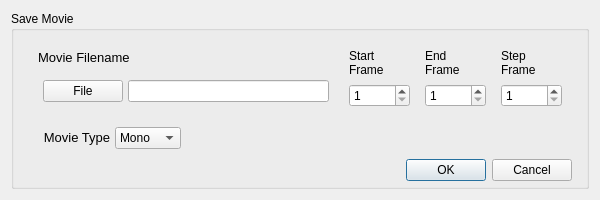
<?xml version="1.0" encoding="UTF-8"?>
<ui version="4.0">
 <class>SaveMovieDialog</class>
 <widget class="QDialog" name="SaveMovieDialog">
  <property name="geometry">
   <rect>
    <x>0</x>
    <y>0</y>
    <width>600</width>
    <height>200</height>
   </rect>
  </property>
  <property name="sizePolicy">
   <sizepolicy hsizetype="Expanding" vsizetype="Expanding">
    <horstretch>0</horstretch>
    <verstretch>0</verstretch>
   </sizepolicy>
  </property>
  <property name="windowTitle">
   <string>Save Movie</string>
  </property>
  <layout class="QGridLayout" name="gridLayout">
   <item row="0" column="0">
    <widget class="QGroupBox" name="groupBox">
     <property name="sizePolicy">
      <sizepolicy hsizetype="Expanding" vsizetype="Expanding">
       <horstretch>0</horstretch>
       <verstretch>0</verstretch>
      </sizepolicy>
     </property>
     <property name="title">
      <string>Save Movie</string>
     </property>
     <layout class="QGridLayout" name="gridLayout_2">
      <property name="topMargin">
       <number>0</number>
      </property>
      <property name="bottomMargin">
       <number>0</number>
      </property>
      <item row="0" column="0">
       <layout class="QVBoxLayout">
        <property name="spacing">
         <number>5</number>
        </property>
        <property name="margin">
         <number>5</number>
        </property>
        <item>
         <layout class="QHBoxLayout">
          <property name="spacing">
           <number>5</number>
          </property>
          <property name="margin">
           <number>5</number>
          </property>
          <item>
           <layout class="QVBoxLayout">
            <property name="spacing">
             <number>5</number>
            </property>
            <property name="margin">
             <number>5</number>
            </property>
            <item>
             <widget class="QLabel" name="label_3">
              <property name="text">
               <string>&lt;html&gt;&lt;head&gt;&lt;meta name=&quot;qrichtext&quot; content=&quot;1&quot; /&gt;&lt;style type=&quot;text/css&quot;&gt;
p, li { white-space: pre-wrap; }
&lt;/style&gt;&lt;/head&gt;&lt;body style=&quot; font-family:'MS Shell Dlg 2'; font-size:8.25pt; font-weight:400; font-style:normal;&quot;&gt;
&lt;p style=&quot; margin-top:0px; margin-bottom:0px; margin-left:0px; margin-right:0px; -qt-block-indent:0; text-indent:0px; font-size:8pt;&quot;&gt;&lt;span style=&quot; font-size:10pt;&quot;&gt;Movie Filename&lt;/span&gt;&lt;/p&gt;&lt;/body&gt;&lt;/html&gt;</string>
              </property>
             </widget>
            </item>
            <item>
             <layout class="QHBoxLayout">
              <property name="spacing">
               <number>5</number>
              </property>
              <property name="margin">
               <number>5</number>
              </property>
              <item>
               <widget class="QPushButton" name="m_file">
                <property name="sizePolicy">
                 <sizepolicy hsizetype="Minimum" vsizetype="Preferred">
                  <horstretch>0</horstretch>
                  <verstretch>0</verstretch>
                 </sizepolicy>
                </property>
                <property name="toolTip">
                 <string>&lt;html&gt;&lt;head&gt;&lt;meta name=&quot;qrichtext&quot; content=&quot;1&quot; /&gt;&lt;style type=&quot;text/css&quot;&gt;
p, li { white-space: pre-wrap; }
&lt;/style&gt;&lt;/head&gt;&lt;body style=&quot; font-family:'MS Shell Dlg 2'; font-size:8.25pt; font-weight:400; font-style:normal;&quot;&gt;
&lt;p style=&quot; margin-top:0px; margin-bottom:0px; margin-left:0px; margin-right:0px; -qt-block-indent:0; text-indent:0px;&quot;&gt;Click to select movie file name.&lt;/p&gt;&lt;/body&gt;&lt;/html&gt;</string>
                </property>
                <property name="whatsThis">
                 <string>&lt;html&gt;&lt;head&gt;&lt;meta name=&quot;qrichtext&quot; content=&quot;1&quot; /&gt;&lt;style type=&quot;text/css&quot;&gt;
p, li { white-space: pre-wrap; }
&lt;/style&gt;&lt;/head&gt;&lt;body style=&quot; font-family:'MS Shell Dlg 2'; font-size:8.25pt; font-weight:400; font-style:normal;&quot;&gt;
&lt;p style=&quot; margin-top:0px; margin-bottom:0px; margin-left:0px; margin-right:0px; -qt-block-indent:0; text-indent:0px; font-size:8pt;&quot;&gt;Select movie file name.  Possible movie formats are -&lt;/p&gt;
&lt;p style=&quot; margin-top:0px; margin-bottom:0px; margin-left:0px; margin-right:0px; -qt-block-indent:0; text-indent:0px; font-size:8pt;&quot;&gt;WMV movies on windows&lt;/p&gt;
&lt;p style=&quot; margin-top:0px; margin-bottom:0px; margin-left:0px; margin-right:0px; -qt-block-indent:0; text-indent:0px; font-size:8pt;&quot;&gt;MOV movies on Mac&lt;/p&gt;
&lt;p style=&quot; margin-top:0px; margin-bottom:0px; margin-left:0px; margin-right:0px; -qt-block-indent:0; text-indent:0px; font-size:8pt;&quot;&gt;MPG movies on Linux&lt;/p&gt;&lt;/body&gt;&lt;/html&gt;</string>
                </property>
                <property name="text">
                 <string>File</string>
                </property>
               </widget>
              </item>
              <item>
               <widget class="QLineEdit" name="m_fileName">
                <property name="sizePolicy">
                 <sizepolicy hsizetype="MinimumExpanding" vsizetype="Preferred">
                  <horstretch>0</horstretch>
                  <verstretch>0</verstretch>
                 </sizepolicy>
                </property>
                <property name="toolTip">
                 <string>&lt;html&gt;&lt;head&gt;&lt;meta name=&quot;qrichtext&quot; content=&quot;1&quot; /&gt;&lt;style type=&quot;text/css&quot;&gt;
p, li { white-space: pre-wrap; }
&lt;/style&gt;&lt;/head&gt;&lt;body style=&quot; font-family:'MS Shell Dlg 2'; font-size:8.25pt; font-weight:400; font-style:normal;&quot;&gt;
&lt;p style=&quot; margin-top:0px; margin-bottom:0px; margin-left:0px; margin-right:0px; -qt-block-indent:0; text-indent:0px;&quot;&gt;Movie file name.&lt;/p&gt;&lt;/body&gt;&lt;/html&gt;</string>
                </property>
                <property name="whatsThis">
                 <string>&lt;html&gt;&lt;head&gt;&lt;meta name=&quot;qrichtext&quot; content=&quot;1&quot; /&gt;&lt;style type=&quot;text/css&quot;&gt;
p, li { white-space: pre-wrap; }
&lt;/style&gt;&lt;/head&gt;&lt;body style=&quot; font-family:'MS Shell Dlg 2'; font-size:8.25pt; font-weight:400; font-style:normal;&quot;&gt;
&lt;p style=&quot; margin-top:0px; margin-bottom:0px; margin-left:0px; margin-right:0px; -qt-block-indent:0; text-indent:0px;&quot;&gt;Select movie file name.  Possible movie formats are -&lt;/p&gt;
&lt;p style=&quot; margin-top:0px; margin-bottom:0px; margin-left:0px; margin-right:0px; -qt-block-indent:0; text-indent:0px; font-size:8pt;&quot;&gt;WMV movies on windows&lt;/p&gt;
&lt;p style=&quot; margin-top:0px; margin-bottom:0px; margin-left:0px; margin-right:0px; -qt-block-indent:0; text-indent:0px; font-size:8pt;&quot;&gt;MOV movies on Mac&lt;/p&gt;
&lt;p style=&quot; margin-top:0px; margin-bottom:0px; margin-left:0px; margin-right:0px; -qt-block-indent:0; text-indent:0px; font-size:8pt;&quot;&gt;MPG movies on Linux&lt;/p&gt;&lt;/body&gt;&lt;/html&gt;</string>
                </property>
               </widget>
              </item>
             </layout>
            </item>
           </layout>
          </item>
          <item>
           <layout class="QVBoxLayout">
            <property name="spacing">
             <number>5</number>
            </property>
            <property name="margin">
             <number>5</number>
            </property>
            <item>
             <widget class="QLabel" name="label_4">
              <property name="text">
               <string>Start
Frame</string>
              </property>
             </widget>
            </item>
            <item>
             <widget class="QSpinBox" name="m_startFrame">
              <property name="toolTip">
               <string>&lt;html&gt;&lt;head&gt;&lt;meta name=&quot;qrichtext&quot; content=&quot;1&quot; /&gt;&lt;style type=&quot;text/css&quot;&gt;
p, li { white-space: pre-wrap; }
&lt;/style&gt;&lt;/head&gt;&lt;body style=&quot; font-family:'MS Shell Dlg 2'; font-size:8.25pt; font-weight:400; font-style:normal;&quot;&gt;
&lt;p style=&quot; margin-top:0px; margin-bottom:0px; margin-left:0px; margin-right:0px; -qt-block-indent:0; text-indent:0px;&quot;&gt;Start Frame Number&lt;/p&gt;&lt;/body&gt;&lt;/html&gt;</string>
              </property>
              <property name="minimum">
               <number>1</number>
              </property>
              <property name="maximum">
               <number>99999</number>
              </property>
             </widget>
            </item>
           </layout>
          </item>
          <item>
           <layout class="QVBoxLayout">
            <property name="spacing">
             <number>5</number>
            </property>
            <property name="margin">
             <number>5</number>
            </property>
            <item>
             <widget class="QLabel" name="label_2">
              <property name="text">
               <string>End
Frame</string>
              </property>
             </widget>
            </item>
            <item>
             <widget class="QSpinBox" name="m_endFrame">
              <property name="toolTip">
               <string>&lt;html&gt;&lt;head&gt;&lt;meta name=&quot;qrichtext&quot; content=&quot;1&quot; /&gt;&lt;style type=&quot;text/css&quot;&gt;
p, li { white-space: pre-wrap; }
&lt;/style&gt;&lt;/head&gt;&lt;body style=&quot; font-family:'MS Shell Dlg 2'; font-size:8.25pt; font-weight:400; font-style:normal;&quot;&gt;
&lt;p style=&quot; margin-top:0px; margin-bottom:0px; margin-left:0px; margin-right:0px; -qt-block-indent:0; text-indent:0px;&quot;&gt;End Frame Number&lt;/p&gt;&lt;/body&gt;&lt;/html&gt;</string>
              </property>
              <property name="minimum">
               <number>1</number>
              </property>
              <property name="maximum">
               <number>99999</number>
              </property>
             </widget>
            </item>
           </layout>
          </item>
          <item>
           <layout class="QVBoxLayout">
            <property name="spacing">
             <number>5</number>
            </property>
            <property name="margin">
             <number>5</number>
            </property>
            <item>
             <widget class="QLabel" name="label">
              <property name="text">
               <string>Step
Frame</string>
              </property>
             </widget>
            </item>
            <item>
             <widget class="QSpinBox" name="m_stepFrame">
              <property name="toolTip">
               <string>&lt;html&gt;&lt;head&gt;&lt;meta name=&quot;qrichtext&quot; content=&quot;1&quot; /&gt;&lt;style type=&quot;text/css&quot;&gt;
p, li { white-space: pre-wrap; }
&lt;/style&gt;&lt;/head&gt;&lt;body style=&quot; font-family:'MS Shell Dlg 2'; font-size:8.25pt; font-weight:400; font-style:normal;&quot;&gt;
&lt;p style=&quot; margin-top:0px; margin-bottom:0px; margin-left:0px; margin-right:0px; -qt-block-indent:0; text-indent:0px;&quot;&gt;Step Frames&lt;/p&gt;&lt;/body&gt;&lt;/html&gt;</string>
              </property>
              <property name="minimum">
               <number>1</number>
              </property>
              <property name="maximum">
               <number>99999</number>
              </property>
             </widget>
            </item>
           </layout>
          </item>
         </layout>
        </item>
        <item>
         <layout class="QHBoxLayout">
          <property name="spacing">
           <number>5</number>
          </property>
          <property name="margin">
           <number>5</number>
          </property>
          <item>
           <widget class="QLabel" name="label_5">
            <property name="text">
             <string>&lt;html&gt;&lt;head&gt;&lt;meta name=&quot;qrichtext&quot; content=&quot;1&quot; /&gt;&lt;style type=&quot;text/css&quot;&gt;
p, li { white-space: pre-wrap; }
&lt;/style&gt;&lt;/head&gt;&lt;body style=&quot; font-family:'MS Shell Dlg 2'; font-size:8.25pt; font-weight:400; font-style:normal;&quot;&gt;
&lt;p style=&quot; margin-top:0px; margin-bottom:0px; margin-left:0px; margin-right:0px; -qt-block-indent:0; text-indent:0px; font-size:8pt;&quot;&gt;&lt;span style=&quot; font-size:10pt;&quot;&gt;   Movie Type&lt;/span&gt;&lt;/p&gt;&lt;/body&gt;&lt;/html&gt;</string>
            </property>
           </widget>
          </item>
          <item>
           <widget class="QComboBox" name="m_movieMode">
            <item>
             <property name="text">
              <string>Mono</string>
             </property>
            </item>
            <item>
             <property name="text">
              <string>Stereo</string>
             </property>
            </item>
           </widget>
          </item>
          <item>
           <spacer>
            <property name="orientation">
             <enum>Qt::Horizontal</enum>
            </property>
            <property name="sizeHint" stdset="0">
             <size>
              <width>40</width>
              <height>20</height>
             </size>
            </property>
           </spacer>
          </item>
         </layout>
        </item>
        <item>
         <widget class="QDialogButtonBox" name="buttonBox">
          <property name="orientation">
           <enum>Qt::Horizontal</enum>
          </property>
          <property name="standardButtons">
           <set>QDialogButtonBox::Cancel|QDialogButtonBox::Ok</set>
          </property>
         </widget>
        </item>
       </layout>
      </item>
     </layout>
    </widget>
   </item>
  </layout>
 </widget>
 <resources/>
 <connections>
  <connection>
   <sender>buttonBox</sender>
   <signal>accepted()</signal>
   <receiver>SaveMovieDialog</receiver>
   <slot>accept()</slot>
   <hints>
    <hint type="sourcelabel">
     <x>268</x>
     <y>109</y>
    </hint>
    <hint type="destinationlabel">
     <x>157</x>
     <y>139</y>
    </hint>
   </hints>
  </connection>
  <connection>
   <sender>buttonBox</sender>
   <signal>rejected()</signal>
   <receiver>SaveMovieDialog</receiver>
   <slot>reject()</slot>
   <hints>
    <hint type="sourcelabel">
     <x>336</x>
     <y>115</y>
    </hint>
    <hint type="destinationlabel">
     <x>286</x>
     <y>139</y>
    </hint>
   </hints>
  </connection>
 </connections>
</ui>
